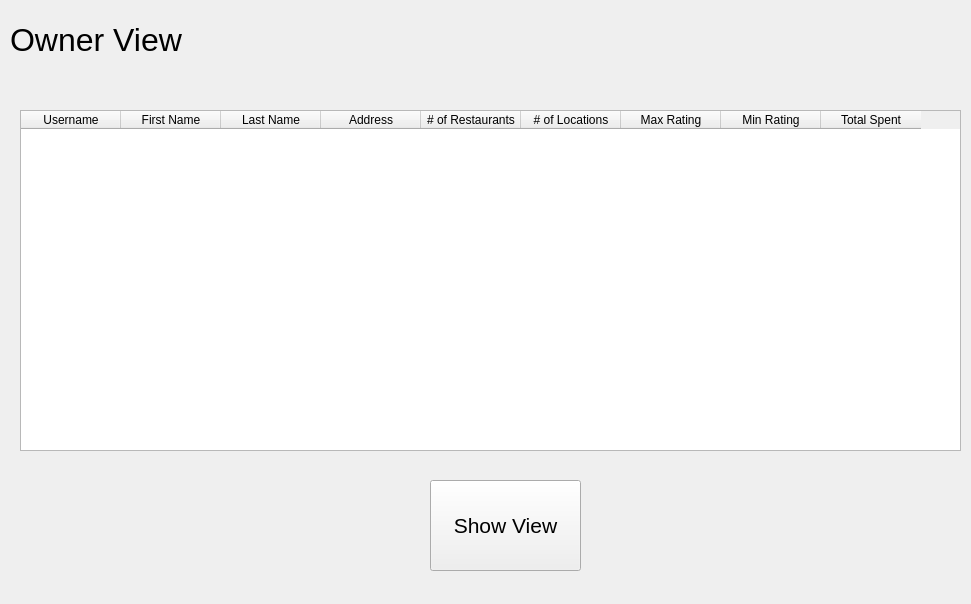
<?xml version="1.0" encoding="UTF-8"?>
<ui version="4.0">
 <class>Form</class>
 <widget class="QWidget" name="Form">
  <property name="geometry">
   <rect>
    <x>0</x>
    <y>0</y>
    <width>971</width>
    <height>604</height>
   </rect>
  </property>
  <property name="windowTitle">
   <string>Form</string>
  </property>
  <widget class="QLabel" name="label">
   <property name="geometry">
    <rect>
     <x>10</x>
     <y>10</y>
     <width>291</width>
     <height>61</height>
    </rect>
   </property>
   <property name="text">
    <string>&lt;html&gt;&lt;head/&gt;&lt;body&gt;&lt;p&gt;&lt;span style=&quot; font-size:24pt;&quot;&gt;Owner View&lt;/span&gt;&lt;/p&gt;&lt;/body&gt;&lt;/html&gt;</string>
   </property>
   <property name="margin">
    <number>3</number>
   </property>
  </widget>
  <widget class="QTableWidget" name="tableWidget">
   <property name="geometry">
    <rect>
     <x>20</x>
     <y>110</y>
     <width>941</width>
     <height>341</height>
    </rect>
   </property>
   <property name="alternatingRowColors">
    <bool>false</bool>
   </property>
   <property name="columnCount">
    <number>9</number>
   </property>
   <column>
    <property name="text">
     <string>Username</string>
    </property>
   </column>
   <column>
    <property name="text">
     <string>First Name</string>
    </property>
   </column>
   <column>
    <property name="text">
     <string>Last Name</string>
    </property>
   </column>
   <column>
    <property name="text">
     <string>Address</string>
    </property>
   </column>
   <column>
    <property name="text">
     <string># of Restaurants</string>
    </property>
   </column>
   <column>
    <property name="text">
     <string># of Locations</string>
    </property>
   </column>
   <column>
    <property name="text">
     <string>Max Rating</string>
    </property>
   </column>
   <column>
    <property name="text">
     <string>Min Rating</string>
    </property>
   </column>
   <column>
    <property name="text">
     <string>Total Spent</string>
    </property>
   </column>
  </widget>
  <widget class="QPushButton" name="tableButton">
   <property name="geometry">
    <rect>
     <x>430</x>
     <y>480</y>
     <width>151</width>
     <height>91</height>
    </rect>
   </property>
   <property name="font">
    <font>
     <pointsize>16</pointsize>
    </font>
   </property>
   <property name="text">
    <string>Show View</string>
   </property>
  </widget>
 </widget>
 <resources/>
 <connections/>
</ui>
